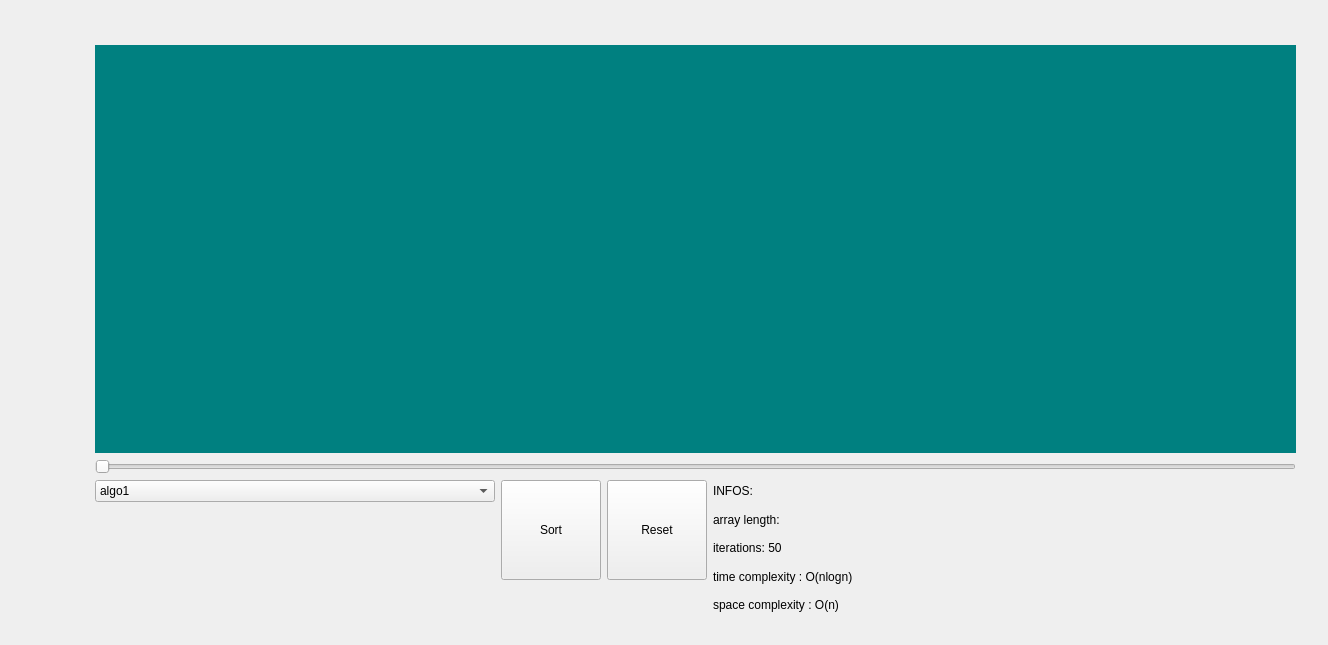
<?xml version="1.0" encoding="UTF-8"?>
<ui version="4.0">
 <class>MainWindow</class>
 <widget class="QMainWindow" name="MainWindow">
  <property name="geometry">
   <rect>
    <x>0</x>
    <y>0</y>
    <width>1328</width>
    <height>645</height>
   </rect>
  </property>
  <property name="windowTitle">
   <string>MainWindow</string>
  </property>
  <widget class="QWidget" name="centralwidget">
   <widget class="QWidget" name="verticalLayoutWidget">
    <property name="geometry">
     <rect>
      <x>90</x>
      <y>40</y>
      <width>1211</width>
      <height>581</height>
     </rect>
    </property>
    <layout class="QVBoxLayout" name="mainlayout" stretch="3,0,1">
     <property name="leftMargin">
      <number>5</number>
     </property>
     <property name="topMargin">
      <number>5</number>
     </property>
     <property name="rightMargin">
      <number>5</number>
     </property>
     <property name="bottomMargin">
      <number>5</number>
     </property>
     <item>
      <widget class="QWidget" name="widget" native="true">
       <property name="styleSheet">
        <string notr="true">background-color:teal</string>
       </property>
      </widget>
     </item>
     <item>
      <widget class="QSlider" name="horizontalSlider">
       <property name="orientation">
        <enum>Qt::Horizontal</enum>
       </property>
      </widget>
     </item>
     <item>
      <layout class="QHBoxLayout" name="layouth1">
       <item>
        <layout class="QVBoxLayout" name="verticalLayout">
         <property name="topMargin">
          <number>0</number>
         </property>
         <item>
          <widget class="QComboBox" name="comboBox">
           <property name="maximumSize">
            <size>
             <width>400</width>
             <height>16777215</height>
            </size>
           </property>
           <property name="currentText">
            <string>algo1</string>
           </property>
           <item>
            <property name="text">
             <string>algo1</string>
            </property>
           </item>
           <item>
            <property name="text">
             <string>algo2</string>
            </property>
           </item>
           <item>
            <property name="text">
             <string>algo3</string>
            </property>
           </item>
           <item>
            <property name="text">
             <string>algo4</string>
            </property>
           </item>
          </widget>
         </item>
         <item>
          <spacer name="verticalSpacer">
           <property name="orientation">
            <enum>Qt::Vertical</enum>
           </property>
           <property name="sizeHint" stdset="0">
            <size>
             <width>20</width>
             <height>40</height>
            </size>
           </property>
          </spacer>
         </item>
        </layout>
       </item>
       <item>
        <layout class="QVBoxLayout" name="verticalLayout_4">
         <item>
          <layout class="QHBoxLayout" name="horizontalLayout_2">
           <item>
            <widget class="QPushButton" name="pushButton">
             <property name="minimumSize">
              <size>
               <width>100</width>
               <height>100</height>
              </size>
             </property>
             <property name="maximumSize">
              <size>
               <width>100</width>
               <height>100</height>
              </size>
             </property>
             <property name="text">
              <string>Sort</string>
             </property>
            </widget>
           </item>
           <item>
            <widget class="QPushButton" name="pushButton_2">
             <property name="minimumSize">
              <size>
               <width>100</width>
               <height>0</height>
              </size>
             </property>
             <property name="maximumSize">
              <size>
               <width>100</width>
               <height>100</height>
              </size>
             </property>
             <property name="text">
              <string>Reset</string>
             </property>
            </widget>
           </item>
          </layout>
         </item>
         <item>
          <spacer name="verticalSpacer_2">
           <property name="orientation">
            <enum>Qt::Vertical</enum>
           </property>
           <property name="sizeHint" stdset="0">
            <size>
             <width>20</width>
             <height>40</height>
            </size>
           </property>
          </spacer>
         </item>
        </layout>
       </item>
       <item>
        <layout class="QVBoxLayout" name="layoutv1">
         <item>
          <widget class="QLabel" name="INFOS">
           <property name="text">
            <string>INFOS:</string>
           </property>
          </widget>
         </item>
         <item>
          <widget class="QLabel" name="spacecomplexity_3">
           <property name="text">
            <string>array length:</string>
           </property>
          </widget>
         </item>
         <item>
          <widget class="QLabel" name="spacecomplexity_2">
           <property name="text">
            <string>iterations: 50</string>
           </property>
          </widget>
         </item>
         <item>
          <widget class="QLabel" name="timecomplexity">
           <property name="text">
            <string>time complexity : O(nlogn)</string>
           </property>
          </widget>
         </item>
         <item>
          <widget class="QLabel" name="spacecomplexity">
           <property name="text">
            <string>space complexity : O(n)</string>
           </property>
          </widget>
         </item>
        </layout>
       </item>
      </layout>
     </item>
    </layout>
   </widget>
  </widget>
 </widget>
 <resources/>
 <connections/>
</ui>
